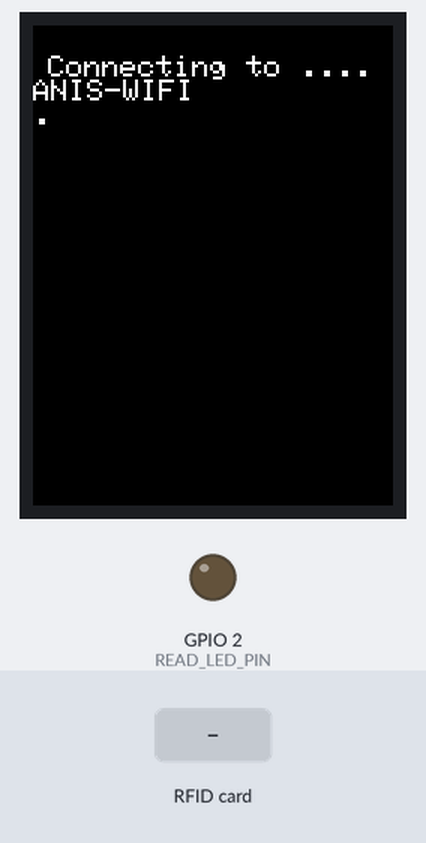
Simulated run of this sketch. Board: ESP32. Parts: 240×320 colour display, output pins drawn as LEDs (lit = HIGH). The test bench sets the inputs (shaded band). WiFi joins after 1.5 s; servers stay silent unless stated; uploads are accepted with an empty reply.

Above: at 2.9 s.
3.0 s: RFID card 12 34 56 78 held to the reader
At 4.4 s:
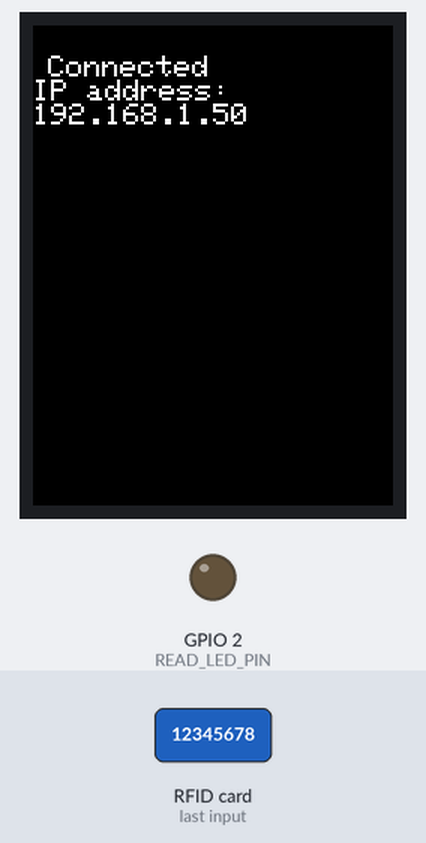
At 9.6 s:
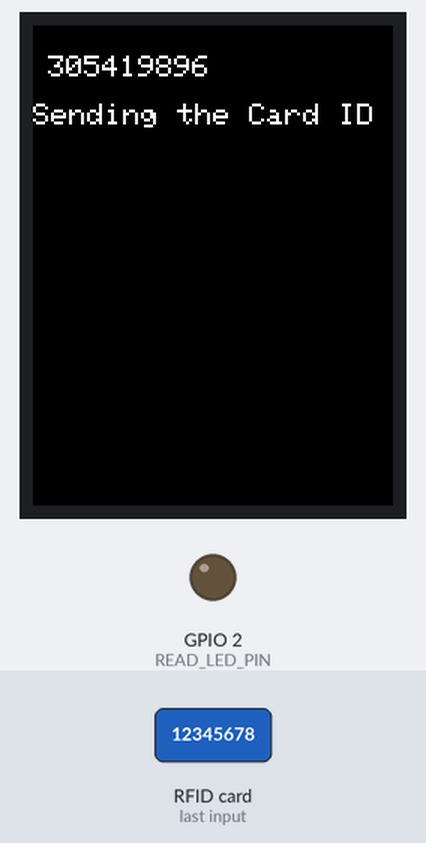
11.3 s: RFID card 5E 7A 19 C4 held to the reader
At 12.0 s:
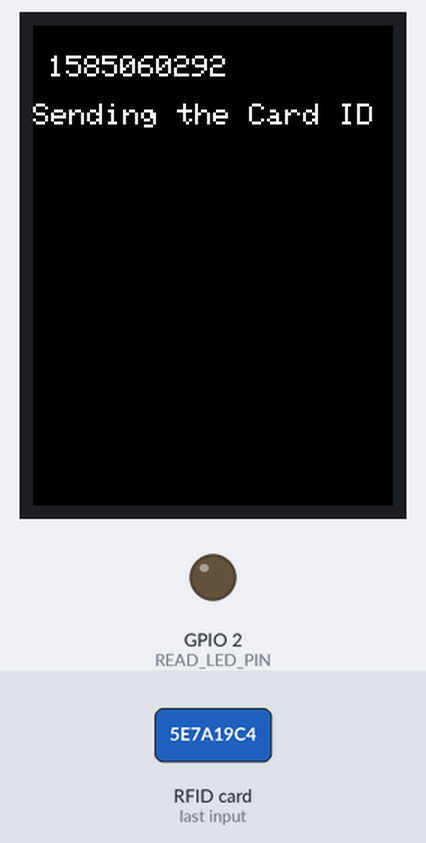
Timing chart, 0 to 14.3 s (numbered marks = the images above; inputs shaded):
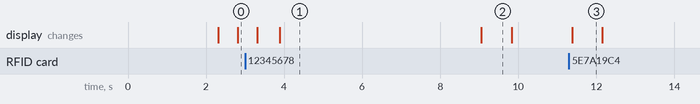

Measured:
- after the input at 11.3 s, the display: changes after 0.08 s (image 3)
- what the display in image 1 shows lasts 5.2 s, from 3.9 s to 9.1 s
- what the display in image 2 shows lasts 0.7 s, from 9.1 s to 9.8 s

The sketch:

sketch_jul7a.ino
```cpp
#include <rdm6300.h>
#include <WiFi.h>
#include <HTTPClient.h>
#include <TFT_eSPI.h>

TFT_eSPI tft = TFT_eSPI(); // Initialize the TFT display

#define RDM6300_RX_PIN 5
#define READ_LED_PIN 2

/* Set Wifi info */
const char *ssid = "ANIS-WIFI";
const char *password = "12345678";

/* Set SERVER info */
String URL = "https://azadfamily.org/sirikotia/api/getdata.php";
String getData, Link;
Rdm6300 rdm6300;

void setup(){
  //Serial.begin(115200);
  pinMode(READ_LED_PIN, OUTPUT);
  rdm6300.begin(RDM6300_RX_PIN);

  tft.begin(); // Initialize the TFT display
  tft.setRotation(0); // Set the display rotation

  tft.setCursor(10, 20);
  tft.setTextSize(2); // Set the text size to 1
  tft.fillScreen(TFT_BLACK); // Clear the screen
  tft.setTextColor(TFT_WHITE); // Set the text color to white
  tft.setTextWrap(true, false);

  tft.print("Welcome to Sirikotia Madrasha");
  tft.print("\n");
  // tft.print("Place Your Card....");
  // tft.print("\n");
  delay(1000);
}

void loop(){


  //check if there's a connection to Wi-Fi or not
  if(!WiFi.isConnected()){
    connectToWiFi();    //Retry to connect to Wi-Fi
  }

  /* get_new_tag_id returns the tag_id of a "new" near tag,
  following calls will return 0 as long as the same tag is kept near. */
  if (rdm6300.get_new_tag_id()){
    String CardID ="";

    CardID += rdm6300.get_tag_id();
    //Serial.println(CardID);

    tft.fillScreen(TFT_BLACK); // Clear the screen
    tft.setCursor(10, 20);
    tft.print(CardID);
    tft.print("\n");
    tft.print("\n");

    SendCardID(CardID);
    digitalWrite(READ_LED_PIN, HIGH);
  }

  //delay(1000);
  digitalWrite(READ_LED_PIN, LOW);
}

//************send the Card UID to the website*************
void SendCardID( String Card_uid ){
  //Serial.println("Sending the Card ID");


  tft.print("Sending the Card ID");
  tft.print("\n");
  tft.print("\n");

  HTTPClient http;    //Declare object of class HTTPClient
  //GET Data
  getData = "?id=" + String(Card_uid) ; // Add the Card ID to the GET array in order to send it
  //GET methode
  Link = URL + getData;

  http.begin(Link); //initiate HTTP request   //Specify content-type header

  int httpCode = http.GET();   //Send the request
  String payload = http.getString();    //Get the response payload


  //Serial.println(Link);   //Print HTTP return code

  tft.print("\n");
  tft.print(payload);

  // if(httpCode){
  //   tft.print("Card Uploded Successfully.");
  //   tft.print("\n");
  // }else{
  //   tft.print("\n");
  //   tft.print("Upload Failed..");
  // }

  delay(500);

  tft.fillScreen(TFT_BLACK); // Clear the screen

  tft.setCursor(10, 20);
  tft.print("Place Your ID Card");
  http.end();  //Close connection


}

//********************connect to the WiFi******************
void connectToWiFi(){
    WiFi.mode(WIFI_OFF);        //Prevents reconnection issue (taking too long to connect)
    delay(1000);
    WiFi.mode(WIFI_STA);

    tft.fillScreen(TFT_BLACK); // Clear the screen
    tft.setCursor(10, 20);
    tft.print("Connecting to ....");
    tft.print("\n");
    tft.print(ssid);
    tft.print("\n");

    WiFi.begin(ssid, password);

    while (WiFi.status() != WL_CONNECTED) {
      delay(500);
      tft.print(".");
    }

    tft.fillScreen(TFT_BLACK); // Clear the screen
    tft.setCursor(10, 20);

    tft.print("Connected");

    tft.print("\n");
    tft.print("IP address:");
    tft.print("\n");

    tft.print(WiFi.localIP());  //IP address assigned to your ESP

    delay(5000);

    tft.fillScreen(TFT_BLACK); // Clear the screen
    tft.setCursor(10, 20);
    tft.print("Place Your ID Card");
}
```
